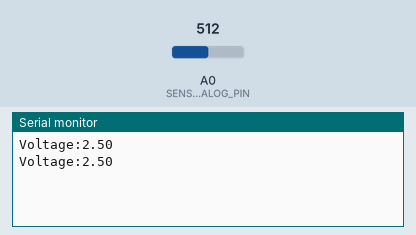
This sketch was run on a simulated Arduino Uno, built with avr-gcc and run on an emulated ATmega328P. Shown: the last lines printed to the serial monitor. Inputs (shaded band) come from the test bench; at power-on: A0 (SENSOR_ANALOG_PIN) = 512.

Above: at 1.8 s.
1.9 s: A0 (SENSOR_ANALOG_PIN) set to 716
At 2.4 s:
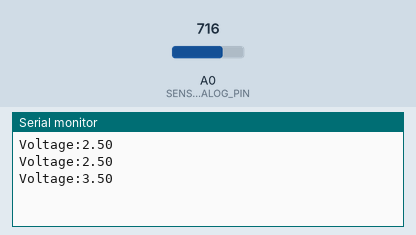
3.4 s: A0 (SENSOR_ANALOG_PIN) set to 900
At 4.8 s:
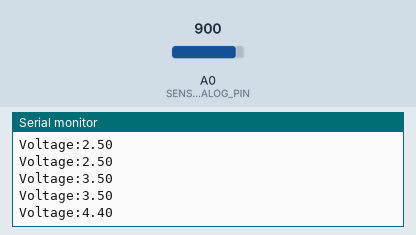
Timing chart, 0 to 6.4 s (numbered marks = the images above; inputs shaded):
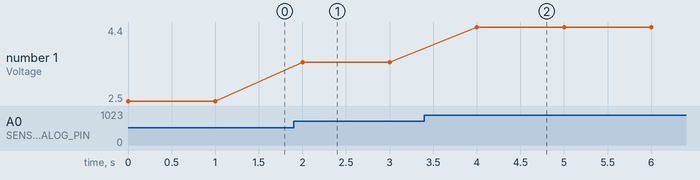

The sketch:

Arduino_MQ3.ino
```cpp
#define SENSOR_ANALOG_PIN A0 // Analog pin connected to MQ-3 sensor

void setup() {
  Serial.begin(9600); // Initialize serial communication
}

void loop() {
  float sensorValue = analogRead(SENSOR_ANALOG_PIN); // Read sensor value
  float voltage = sensorValue * (5.0 / 1023.0); // Convert sensor value to voltage (assuming 5V Arduino)

  Serial.print("Voltage:");
  Serial.println(voltage);

  delay(1000); // Delay for stability
}
```

Measured:
- after the input at 1.9 s, the serial monitor: prints a new line after 0.10 s (image 1)
- after the input at 3.4 s, the serial monitor: prints a new line after 0.60 s (image 2)
- plotted number 1: 2.5 → 3.5 after the input at 1.9 s, 3.5 → 4.4 after the input at 3.4 s
